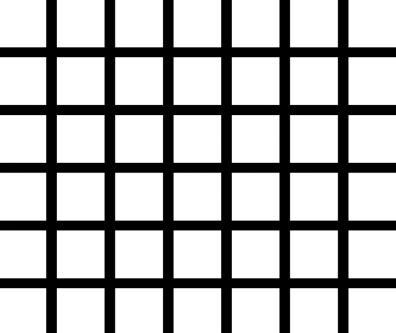
#> input picture grid.png, 396 x 333 px
$ python sift_detector.py
#> lines starting #> are read from the running program, lines starting #| are printed output that depends on the picture; after the words box and inside, x2 and y2 are one past the last pixel; in counts of white or black regions, pixels touching at a corner belong together

import cv2
import numpy as np

img = cv2.imread('grid.png')
#> img is the input picture: shape (333, 396, 3); min 0, max 255, mean 182.2
gray= cv2.cvtColor(img, cv2.COLOR_BGR2GRAY)

sift = cv2.xfeatures2d.SIFT_create()
kp = sift.detect(gray, None)
#> kp = 579 keypoints; strongest (x, y, size): (168, 52, 16.3), (168, 168, 16.4), (51, 52, 16.3), (284, 52, 16.3)

img = cv2.drawKeypoints(gray, kp, img)
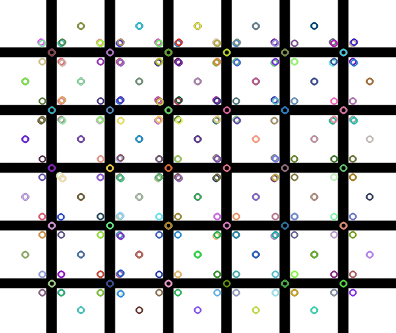
#> img: shape (333, 396, 3); 8.07% of pixels changed, all inside (x1, y1, x2, y2) = (21, 21, 374, 315)
sift.compute(gray,kp)


cv2.imwrite('sift_keypoints.jpg',img)
